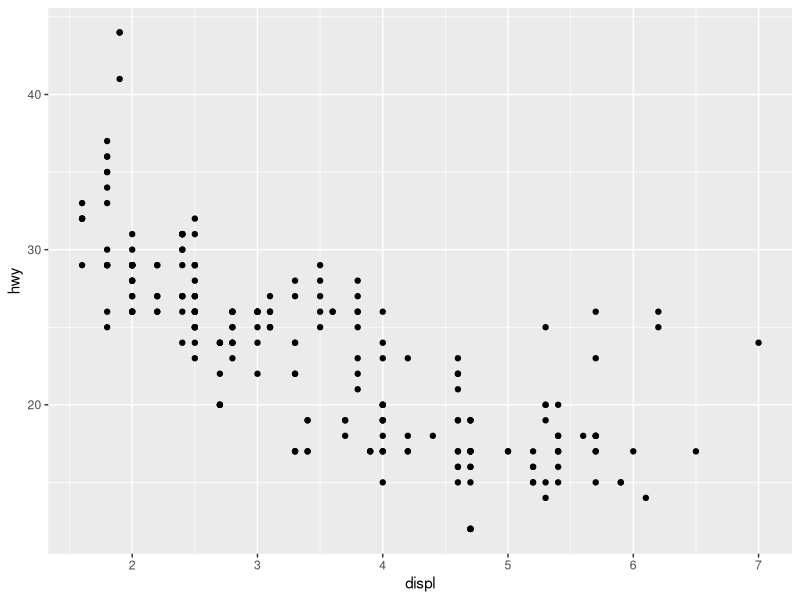
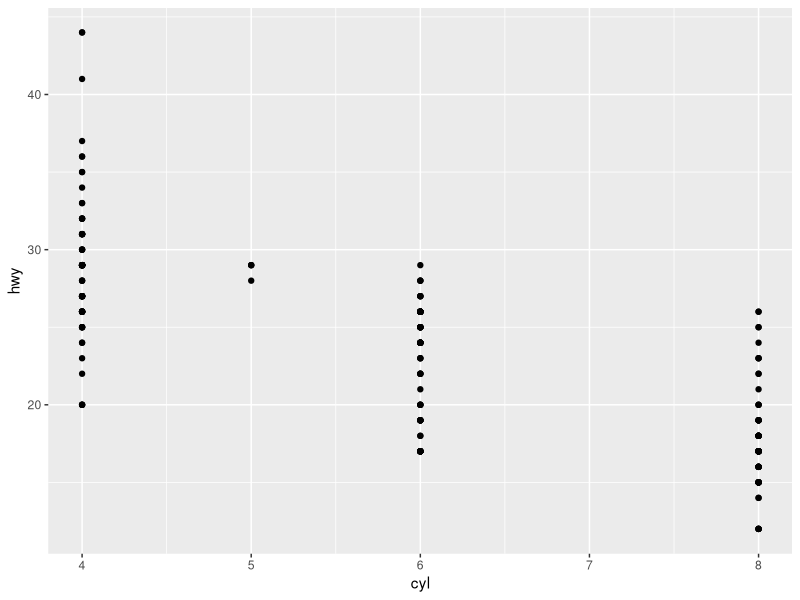
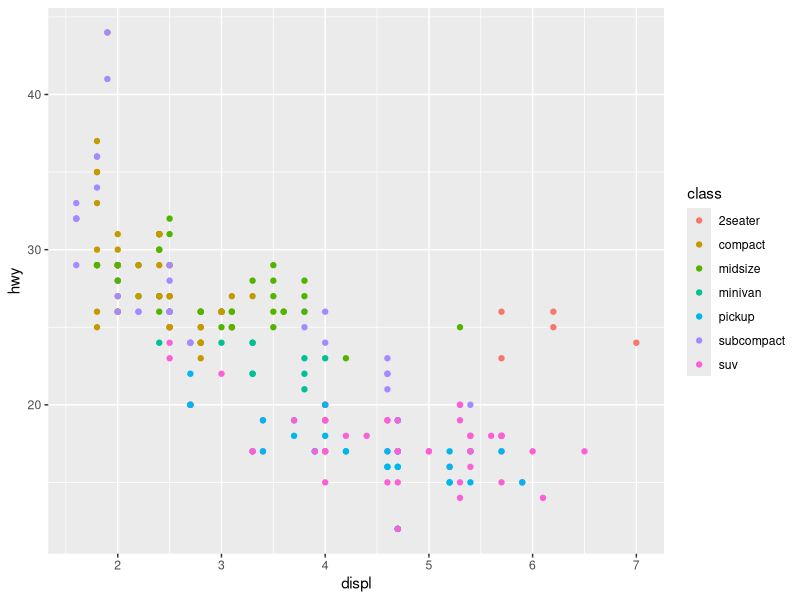
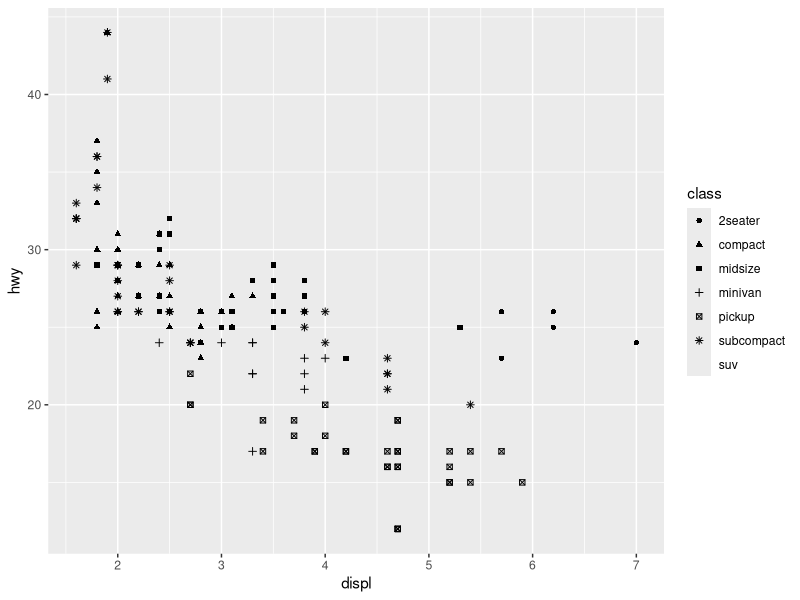
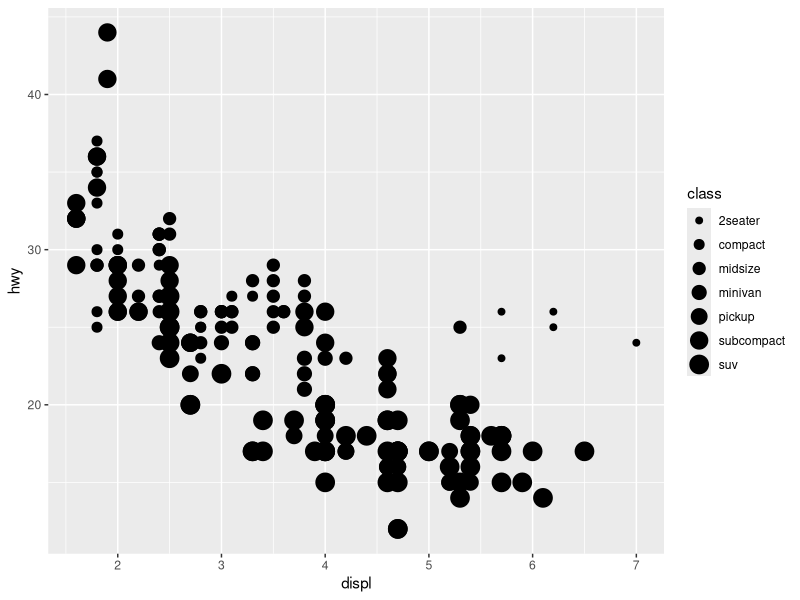
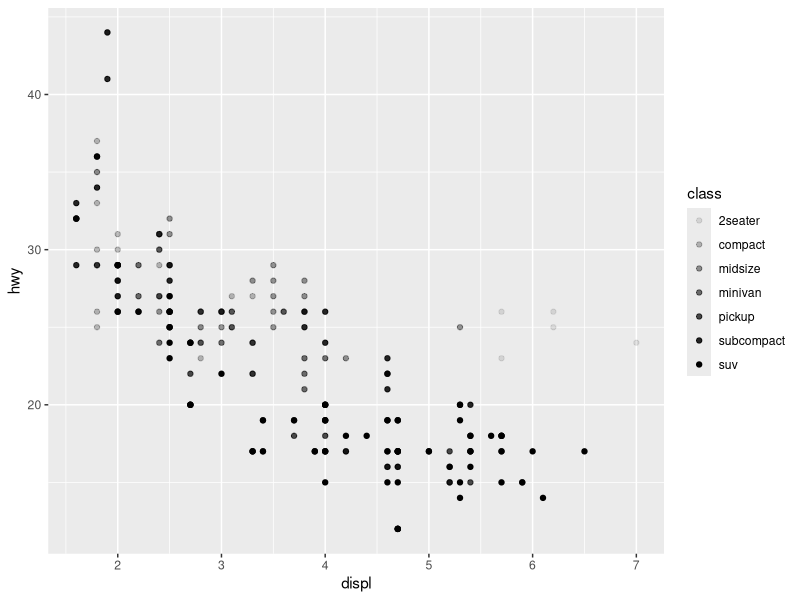
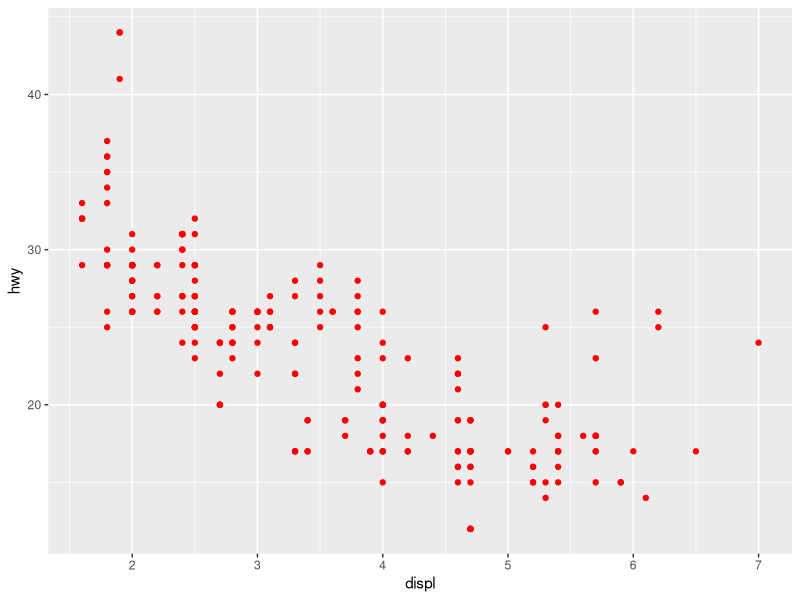
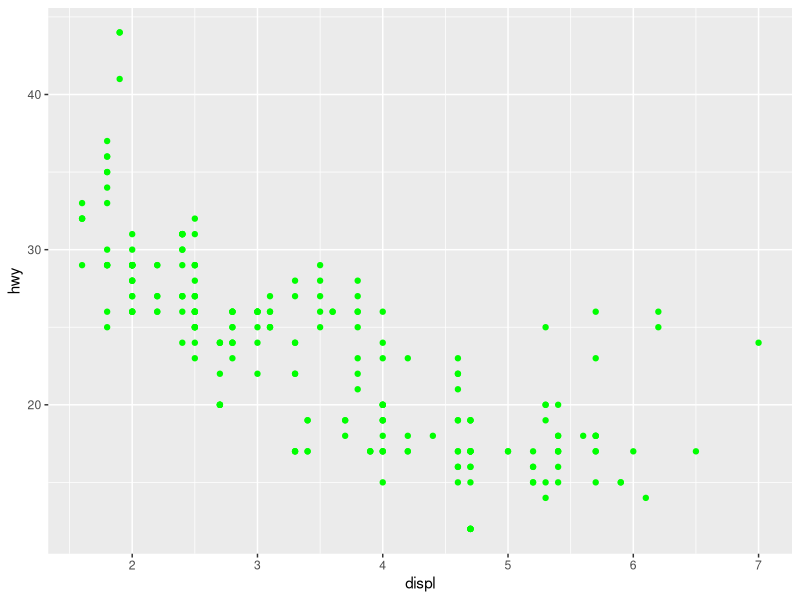

R code for these plots, in order: (Note: this script raises an error after producing the figures.)
library(tidyverse)

#mpg == Miles Per Gallon Data Frame
#View(ggplot2::mpg)

ggplot2::ggplot(data = ggplot2::mpg) + 
  geom_point(mapping = aes(x = displ, y = hwy))
#disp == Engine size [litres]
#hwy == Fuel Efficiency for travelling in highway [miles per gallon]


#Plot of hwy vs cyl
#cyl == number of cylinders
#hwy == Fuel Efficiency for travelling in highway [miles per gallon]
ggplot(data = mpg) + 
  geom_point(mapping = aes(x = cyl, y = hwy))


#Plot using aesthetic - colour attribute for class variable
ggplot2::ggplot(data = ggplot2::mpg) + 
  geom_point(mapping = aes(x = displ, y = hwy, colour = class))

#Plot using aesthetic - shape attribute for class variable
ggplot2::ggplot(data = ggplot2::mpg) + 
  geom_point(mapping = aes(x = displ, y = hwy, shape = class))

#Plot using aesthetic - size attribute for class variable
ggplot2::ggplot(data = ggplot2::mpg) + 
  geom_point(mapping = aes(x = displ, y = hwy, size = class))

#Plot using aesthetic - alpha attribute for class variable
ggplot2::ggplot(data = ggplot2::mpg) + 
  geom_point(mapping = aes(x = displ, y = hwy, alpha = class))


#Plot all points with Red - declared in geom_point
ggplot2::ggplot(data = ggplot2::mpg) + 
  geom_point(mapping = aes(x = displ, y = hwy), colour = "red")


#Plot with Green - declared in geom_point
#"Green" or "GREEN" or "green" acceptable
ggplot2::ggplot(data = ggplot2::mpg) + 
  geom_point(mapping = aes(x = displ, y = hwy), colour = "Green")


#Test Size
ggplot2::ggplot(data = ggplot2::mpg) + 
  geom_point(mapping = aes(x = displ, y = hwy), shape = 0)


#Test Size for displ vs cyl with cty as colour
ggplot(data = mpg) + 
  geom_point(mapping = aes(x = displ, y = cyl, colour = cty))

#Test Size for displ vs cyl with cty as size
ggplot(data = mpg) + 
  geom_point(mapping = aes(x = displ, y = cyl, size = cty))

#Test Size for displ vs cyl with cty as shape
ggplot(data = mpg) + 
  geom_point(mapping = aes(x = displ, y = cyl, shape = cty))



###############################################
#Test Size for displ vs cyl with cty as colour
ggplot(data = mpg) + 
  geom_point(mapping = aes(x = displ, y = cyl, colour = cty))

#Test Size for displ vs cyl with cty as size
ggplot(data = mpg) + 
  geom_point(mapping = aes(x = displ, y = cyl, size = cty))

#Test Size for displ vs cyl with cty as shape
#not possible to map
ggplot(data = mpg) + 
  geom_point(mapping = aes(x = displ, y = cyl, shape = cty))


#Combined effect for cyl as y-axis, colour and size
ggplot(data = mpg) + 
  geom_point(mapping = aes(x = displ, y = cyl, colour = cyl, size = cyl))

###############################################
#Test Size for displ vs cyl with manufacture as colour
ggplot(data = mpg) + 
  geom_point(mapping = aes(x = displ, y = cyl, colour = manufacturer))

#Test Size for displ vs cyl with manufacture as shape
ggplot(data = mpg) + 
  geom_point(mapping = aes(x = displ, y = cyl, shape = manufacturer))

#Test Size for displ vs cyl with manufacture as size
ggplot(data = mpg) + 
  geom_point(mapping = aes(x = displ, y = cyl, size = manufacturer))


###############################################
#geom_point
#shape property   == 1 to 25th shape
#stroke property  == border for some shapes
#colour property  == colour of point's border
#fill property    == fill for point

ggplot(data = mpg) + 
  geom_point(mapping = aes(x = displ, y = cyl), shape = 23, 
             colour = "black", fill = "blue", stroke = 10)

ggplot(data = mpg) + 
  geom_point(mapping = aes(x = displ, y = cyl), shape = 23, 
             colour = "black", fill = "red", stroke = 3)


#Conditionally map x into TRUE or FALSE
ggplot(data = mpg) + 
  geom_point(mapping = aes(x = displ, y = cyl, colour = displ < 5))


#Ensure the condition falls within the range
ggplot(data = mpg) + 
  geom_point(mapping = aes(x = displ < 5, y = cyl))




#Separate plots by Facets
#Split plots into 2 rows
ggplot(data = mpg) + 
  geom_point(mapping = aes(x = displ, y = hwy)) + 
  facet_wrap(~class, nrow = 2)

#Split plots into 3 rows
ggplot(data = mpg) + 
  geom_point(mapping = aes(x = displ, y = hwy)) + 
  facet_wrap(~class, ncol = 3)


#Facet the original plot into another 2 dimensions
#displ-hwy into drv-cyl
ggplot(data = mpg) + 
  geom_point(mapping = aes(x = displ, y = hwy)) + 
  facet_grid(drv~cyl)

ggplot(data = mpg) + 
  geom_point(mapping = aes(x = drv, y = cyl))



#Single Dimension Facet Grid on x-axis
ggplot(data = mpg) + 
  geom_point(mapping = aes(x = displ, y = hwy)) + 
  facet_grid(.~cyl)

#Single Dimension Facet Grid on y-axis
ggplot(data = mpg) + 
  geom_point(mapping = aes(x = displ, y = hwy)) + 
  facet_grid(cyl~.)


#Single Dimension Facet Grid (another form)
ggplot(data = mpg) + 
  geom_point(mapping = aes(x = displ, y = hwy)) + 
  facet_wrap(~cyl, nrow = 1)


#Facet on continous variable
ggplot(data = mpg) + 
  geom_point(mapping = aes(x = displ, y = hwy)) + 
  facet_wrap(~cty)


#################################################################
#Colour Plots vs Facet
ggplot(data = mpg) + 
  geom_point(mapping = aes(x = displ, y = hwy, colour = class)) 
  
ggplot(data = mpg) + 
  geom_point(mapping = aes(x = displ, y = hwy)) + 
  facet_grid(.~class)
